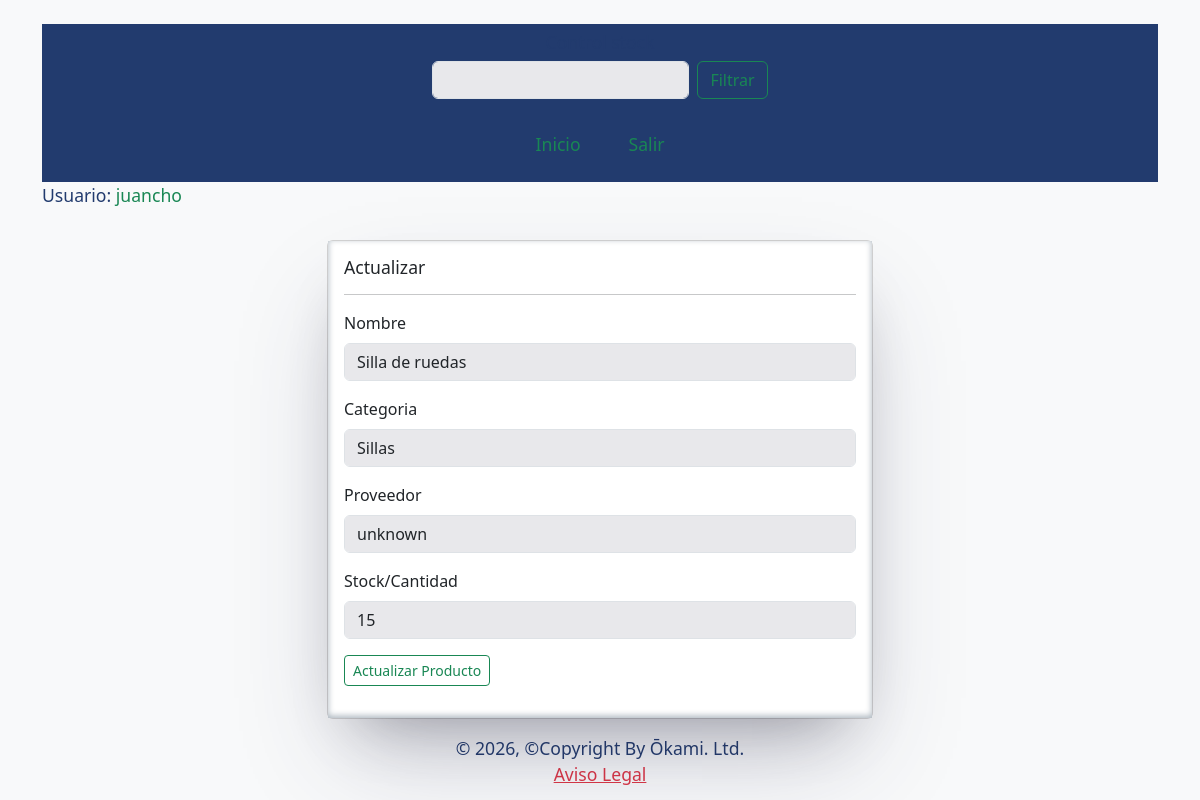
Page /products/update/1/ (signed in) on the committed database.
### products/models.py (models this page shows, shortened)
class Products(models.Model):
    product = models.ForeignKey(User,  on_delete=models.CASCADE, related_name="products", verbose_name=("Producto"))
    product_name = models.CharField(max_length=50, blank=True, verbose_name=("Nombre"))
    category = models.CharField(max_length=100, blank=True, verbose_name=("Categoria"))
    supplier = models.CharField(max_length=50, blank=True, verbose_name=("Proveedor"))
    timestamp  = models.DateTimeField(auto_now_add=True, blank=True, null=True, verbose_name=("Fecha"))
    stock = models.PositiveIntegerField(validators=[MinValueValidator(1)], blank=True, null=True,  verbose_name=("Stock/Cantidad"))
    class Meta:
        verbose_name = 'Producto'
        verbose_name_plural = 'Productos'

### products/views.py (the view, shortened to what this page needs)
# urls.py: path('products/update/<int:pk>/', ProductUpdateView.as_view(), name="product_update"),
@method_decorator(login_required, name="dispatch")
class ProductUpdateView(UpdateView):
    model = Products
    template_name = "products/products_update.html"
    fields = "product_name", "category", "supplier", "stock"
    success_url = reverse_lazy('home')
    def get_queryset(self):
        return self.model.objects.filter(product=self.request.user)

### core/templates/products/products_update.html (shortened to what this page needs)
{% extends 'general/layout.html' %}
{% load crispy_forms_tags %}
{% block content %}
  <div class="row">
    <div class="col-12 col-md-6 offset-md-3">
      <div class="card" >
          <div class="card-body" id="box">
            <h1 class="card-title">Actualizar</h1>
            <hr>
            <form action="" method="post", enctype="multipart/form-data">
                  {{ form.product_name | as_crispy_field }}
                  {{ form.category | as_crispy_field }}
                  {{ form.supplier | as_crispy_field }}
                  {{ form.stock | as_crispy_field }}
              <button class="btn btn-sm btn-outline-success">Actualizar Producto</button>
            </form>
          </div>
      </div>
    </div>
  </div>
{% endblock %}

### core/templates/_includes/_header.html (shortened to what this page needs)
{% load static %}
<header class=" mb-4 mt-4 ">
    <nav class="navbar navbar-expand-lg ">
        <div class="container-fluid d-flex flex-column">
            <div class="">
                <h5 class="text-center">Control stock</h5>
                <form class="d-flex" role="search" action="{% url "search" %}" method="get">
                    <input id="django-form-input"  name="search"  class="form-control me-2" type="search"  aria-label="Search"/>
                    <button class="btn btn-outline-success"  type="submit">Filtrar</button>
                </form>
            </div>
            <section class="offcanvas offcanvas-start bg-dark text-white" id="sidebar" tabindex="-1">
                <div class="offcanvas-body d-flex flex-column justify-content-between px-0">
                    <ul class="navbar-nav fs-5 justify-content-evenly">
                        <li class="nav-item px-3 py-2">
                            <a class="nav-link text-success" href="{% url 'home' %}">Inicio</a>
                        </li>
                        {% if request.user.is_authenticated %}
                            <li class="nav-item px-3 py-2">
                                <a class="nav-link text-success" href="{% url 'logout' %}">Salir</a>
                            </li>
                        {% endif %}
                    </ul>
                </div>
            </section>
        </div>
    </nav>
    {% if request.user.is_authenticated %}
        <p >Usuario: <span class="text-success">{{ user.username }}</span></p>
    {% else %}
        <p >Usuario: <span class="text-danger">No hay usuario registrado</span></p>
    {% endif %}
</header>

### core/static/css/styles.css (style rules this page uses)
.form-control { background-color: #e8e8eb; }
#django-form-input { background-color: #e8e8eb; }
.nav-link,h5,p ,h1,h2,h3,h4,h6 { color:#223b6e; font-size: 1.1rem; }
.navbar { background-color: #223b6e; }
#box { background-color: #ffffff; box-shadow: rgba(50, 50, 93, 0.25) 0px 50px 100px -20px, rgba(0, 0, 0, 0.3) 0px 30px 60px -30px, rgba(10, 37, 64, 0.35) 0px -2px 6px 0px inset; }

### rows in the picture
Products: product_name "Silla de ruedas", category "Sillas", supplier "unknown", stock "15"

### other values in the picture
{{ user.username }} "juancho"
